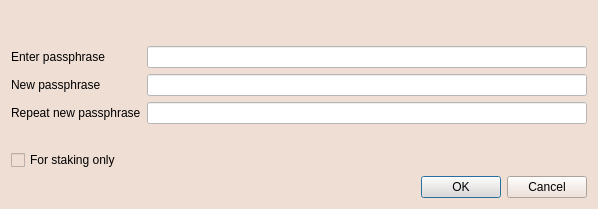
<?xml version="1.0" encoding="UTF-8"?>
<ui version="4.0">
 <class>AskPassphraseDialog</class>
 <widget class="QDialog" name="AskPassphraseDialog">
  <property name="geometry">
   <rect>
    <x>0</x>
    <y>0</y>
    <width>598</width>
    <height>209</height>
   </rect>
  </property>
  <property name="sizePolicy">
   <sizepolicy hsizetype="Preferred" vsizetype="Minimum">
    <horstretch>0</horstretch>
    <verstretch>0</verstretch>
   </sizepolicy>
  </property>
  <property name="minimumSize">
   <size>
    <width>550</width>
    <height>0</height>
   </size>
  </property>
  <property name="windowTitle">
   <string>Passphrase Dialog</string>
  </property>
  <property name="styleSheet">
   <string notr="true">background-color:rgb(239,222,212)</string>
  </property>
  <layout class="QVBoxLayout" name="verticalLayout">
   <item>
    <widget class="QLabel" name="warningLabel">
     <property name="textFormat">
      <enum>Qt::RichText</enum>
     </property>
     <property name="wordWrap">
      <bool>true</bool>
     </property>
    </widget>
   </item>
   <item>
    <layout class="QFormLayout" name="formLayout">
     <property name="fieldGrowthPolicy">
      <enum>QFormLayout::AllNonFixedFieldsGrow</enum>
     </property>
     <item row="0" column="0">
      <widget class="QLabel" name="passLabel1">
       <property name="text">
        <string>Enter passphrase</string>
       </property>
      </widget>
     </item>
     <item row="0" column="1">
      <widget class="QLineEdit" name="passEdit1">
       <property name="palette">
        <palette>
         <active>
          <colorrole role="Button">
           <brush brushstyle="SolidPattern">
            <color alpha="255">
             <red>255</red>
             <green>255</green>
             <blue>255</blue>
            </color>
           </brush>
          </colorrole>
          <colorrole role="Base">
           <brush brushstyle="SolidPattern">
            <color alpha="255">
             <red>255</red>
             <green>255</green>
             <blue>255</blue>
            </color>
           </brush>
          </colorrole>
          <colorrole role="Window">
           <brush brushstyle="SolidPattern">
            <color alpha="255">
             <red>255</red>
             <green>255</green>
             <blue>255</blue>
            </color>
           </brush>
          </colorrole>
         </active>
         <inactive>
          <colorrole role="Button">
           <brush brushstyle="SolidPattern">
            <color alpha="255">
             <red>255</red>
             <green>255</green>
             <blue>255</blue>
            </color>
           </brush>
          </colorrole>
          <colorrole role="Base">
           <brush brushstyle="SolidPattern">
            <color alpha="255">
             <red>255</red>
             <green>255</green>
             <blue>255</blue>
            </color>
           </brush>
          </colorrole>
          <colorrole role="Window">
           <brush brushstyle="SolidPattern">
            <color alpha="255">
             <red>255</red>
             <green>255</green>
             <blue>255</blue>
            </color>
           </brush>
          </colorrole>
         </inactive>
         <disabled>
          <colorrole role="Button">
           <brush brushstyle="SolidPattern">
            <color alpha="255">
             <red>255</red>
             <green>255</green>
             <blue>255</blue>
            </color>
           </brush>
          </colorrole>
          <colorrole role="Base">
           <brush brushstyle="SolidPattern">
            <color alpha="255">
             <red>255</red>
             <green>255</green>
             <blue>255</blue>
            </color>
           </brush>
          </colorrole>
          <colorrole role="Window">
           <brush brushstyle="SolidPattern">
            <color alpha="255">
             <red>255</red>
             <green>255</green>
             <blue>255</blue>
            </color>
           </brush>
          </colorrole>
         </disabled>
        </palette>
       </property>
       <property name="styleSheet">
        <string notr="true">background-color:white</string>
       </property>
       <property name="echoMode">
        <enum>QLineEdit::Password</enum>
       </property>
      </widget>
     </item>
     <item row="1" column="0">
      <widget class="QLabel" name="passLabel2">
       <property name="text">
        <string>New passphrase</string>
       </property>
      </widget>
     </item>
     <item row="1" column="1">
      <widget class="QLineEdit" name="passEdit2">
       <property name="palette">
        <palette>
         <active>
          <colorrole role="Button">
           <brush brushstyle="SolidPattern">
            <color alpha="255">
             <red>255</red>
             <green>255</green>
             <blue>255</blue>
            </color>
           </brush>
          </colorrole>
          <colorrole role="Base">
           <brush brushstyle="SolidPattern">
            <color alpha="255">
             <red>255</red>
             <green>255</green>
             <blue>255</blue>
            </color>
           </brush>
          </colorrole>
          <colorrole role="Window">
           <brush brushstyle="SolidPattern">
            <color alpha="255">
             <red>255</red>
             <green>255</green>
             <blue>255</blue>
            </color>
           </brush>
          </colorrole>
         </active>
         <inactive>
          <colorrole role="Button">
           <brush brushstyle="SolidPattern">
            <color alpha="255">
             <red>255</red>
             <green>255</green>
             <blue>255</blue>
            </color>
           </brush>
          </colorrole>
          <colorrole role="Base">
           <brush brushstyle="SolidPattern">
            <color alpha="255">
             <red>255</red>
             <green>255</green>
             <blue>255</blue>
            </color>
           </brush>
          </colorrole>
          <colorrole role="Window">
           <brush brushstyle="SolidPattern">
            <color alpha="255">
             <red>255</red>
             <green>255</green>
             <blue>255</blue>
            </color>
           </brush>
          </colorrole>
         </inactive>
         <disabled>
          <colorrole role="Button">
           <brush brushstyle="SolidPattern">
            <color alpha="255">
             <red>255</red>
             <green>255</green>
             <blue>255</blue>
            </color>
           </brush>
          </colorrole>
          <colorrole role="Base">
           <brush brushstyle="SolidPattern">
            <color alpha="255">
             <red>255</red>
             <green>255</green>
             <blue>255</blue>
            </color>
           </brush>
          </colorrole>
          <colorrole role="Window">
           <brush brushstyle="SolidPattern">
            <color alpha="255">
             <red>255</red>
             <green>255</green>
             <blue>255</blue>
            </color>
           </brush>
          </colorrole>
         </disabled>
        </palette>
       </property>
       <property name="styleSheet">
        <string notr="true">background-color:white</string>
       </property>
       <property name="echoMode">
        <enum>QLineEdit::Password</enum>
       </property>
      </widget>
     </item>
     <item row="2" column="0">
      <widget class="QLabel" name="passLabel3">
       <property name="text">
        <string>Repeat new passphrase</string>
       </property>
      </widget>
     </item>
     <item row="2" column="1">
      <widget class="QLineEdit" name="passEdit3">
       <property name="styleSheet">
        <string notr="true">background-color:white</string>
       </property>
       <property name="echoMode">
        <enum>QLineEdit::Password</enum>
       </property>
      </widget>
     </item>
     <item row="3" column="1">
      <widget class="QLabel" name="capsLabel">
       <property name="font">
        <font>
         <weight>75</weight>
         <bold>true</bold>
        </font>
       </property>
       <property name="text">
        <string/>
       </property>
       <property name="alignment">
        <set>Qt::AlignCenter</set>
       </property>
      </widget>
     </item>
     <item row="4" column="0">
      <widget class="QCheckBox" name="stakingCheckBox">
       <property name="enabled">
        <bool>true</bool>
       </property>
       <property name="visible">
        <bool>false</bool>
       </property>
       <property name="toolTip">
        <string>Serves to disable the trivial sendmoney when OS account compromised. Provides no real security.</string>
       </property>
       <property name="text">
        <string>For staking only</string>
       </property>
      </widget>
     </item>
    </layout>
   </item>
   <item>
    <widget class="QDialogButtonBox" name="buttonBox">
     <property name="orientation">
      <enum>Qt::Horizontal</enum>
     </property>
     <property name="standardButtons">
      <set>QDialogButtonBox::Cancel|QDialogButtonBox::Ok</set>
     </property>
    </widget>
   </item>
  </layout>
 </widget>
 <resources/>
 <connections>
  <connection>
   <sender>buttonBox</sender>
   <signal>accepted()</signal>
   <receiver>AskPassphraseDialog</receiver>
   <slot>accept()</slot>
   <hints>
    <hint type="sourcelabel">
     <x>248</x>
     <y>254</y>
    </hint>
    <hint type="destinationlabel">
     <x>157</x>
     <y>274</y>
    </hint>
   </hints>
  </connection>
  <connection>
   <sender>buttonBox</sender>
   <signal>rejected()</signal>
   <receiver>AskPassphraseDialog</receiver>
   <slot>reject()</slot>
   <hints>
    <hint type="sourcelabel">
     <x>316</x>
     <y>260</y>
    </hint>
    <hint type="destinationlabel">
     <x>286</x>
     <y>274</y>
    </hint>
   </hints>
  </connection>
 </connections>
</ui>
